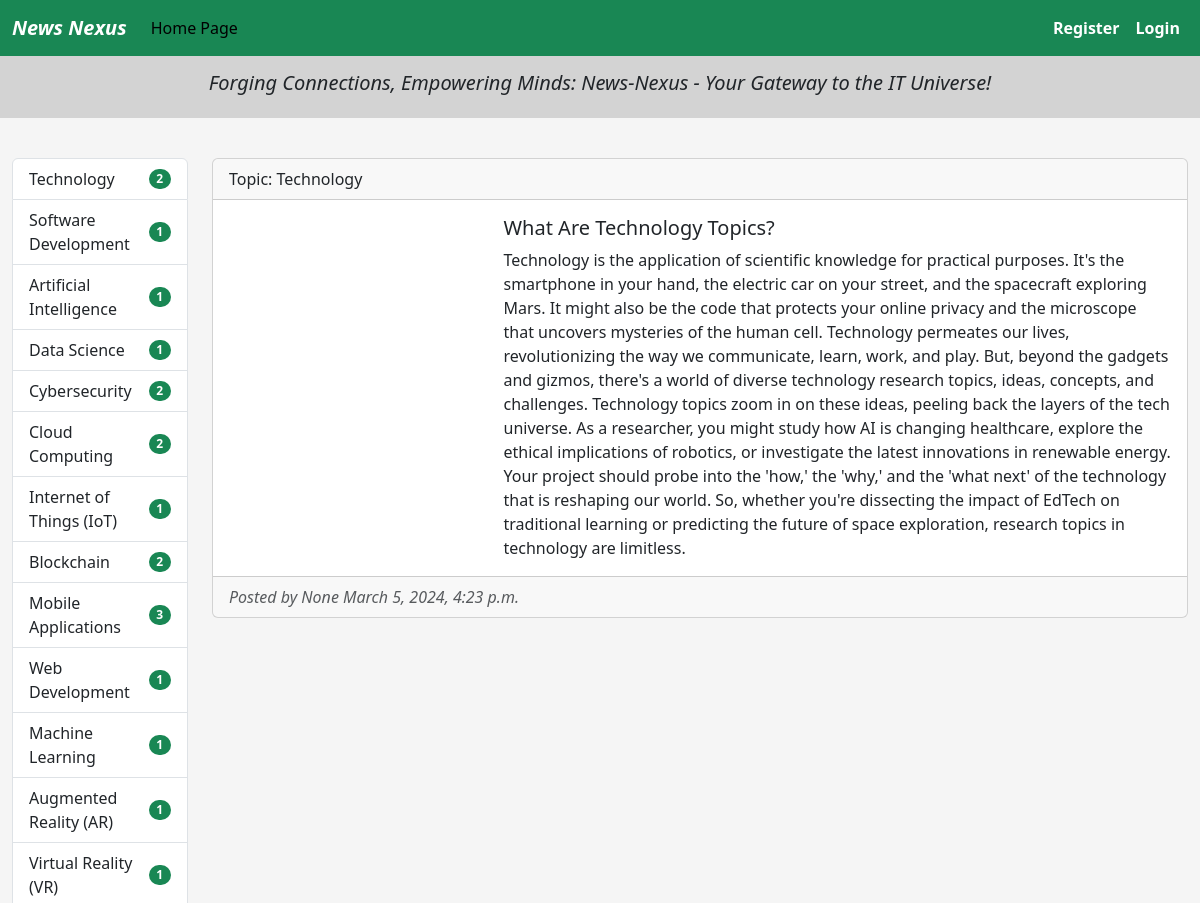
The page /newspaper/1/ (upper part) on the database as committed earlier.
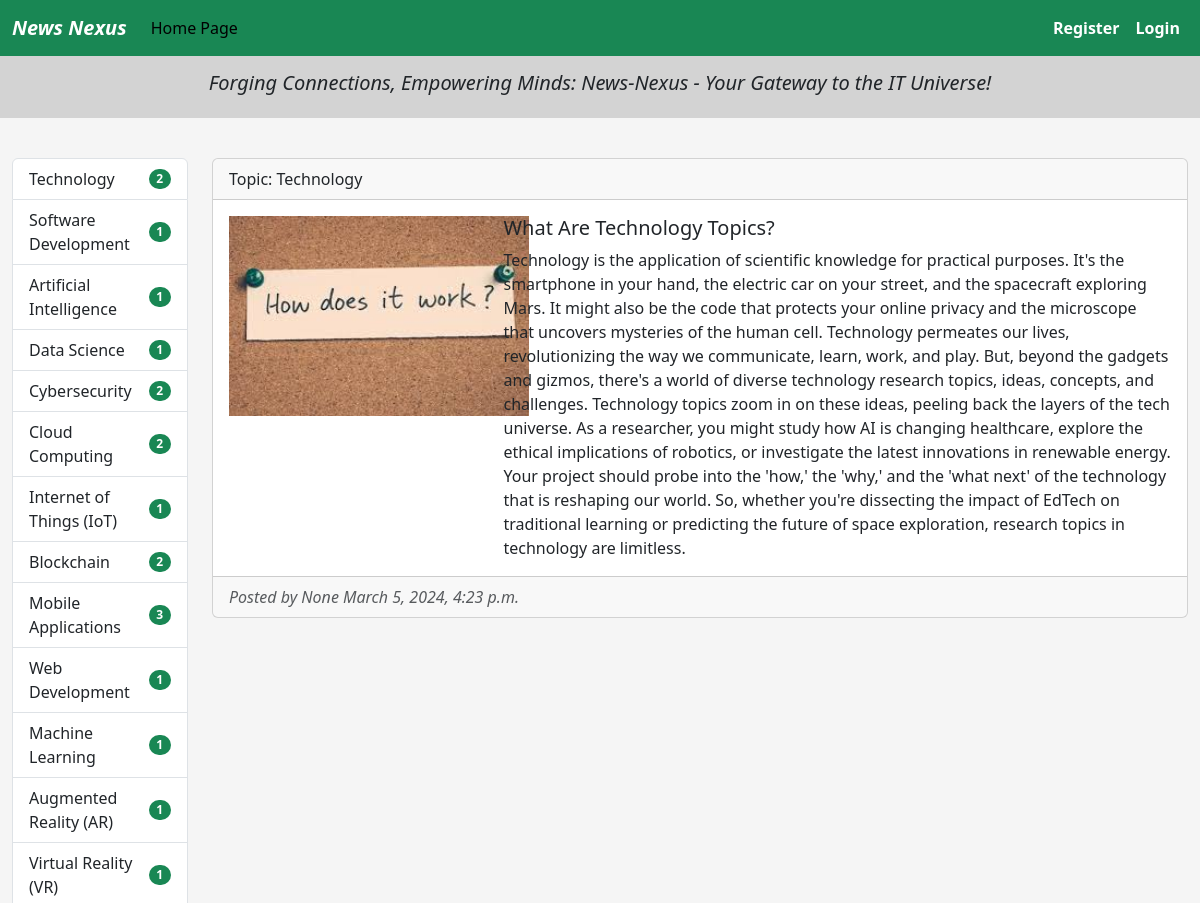
The same page on the database as committed later.
### newspaper_agency/models.py (models this page shows, shortened)
class Topic(models.Model):
    name = models.CharField(max_length=255, unique=True, db_index=True)
    class Meta:
        ordering = ("name",)
    def __str__(self) -> str:
        return self.name

class Newspaper(models.Model):
    title = models.CharField(max_length=255)
    content = models.TextField()
    published_date = models.DateTimeField(auto_now_add=True)
    photo = models.ImageField(upload_to="photos/%Y/%m/%d", blank=True)
    topic = models.ForeignKey(
        Topic,
        on_delete=models.CASCADE,
        related_name="newspapers"
    )
    publishers = models.ManyToManyField(
        settings.AUTH_USER_MODEL,
        related_name="newspapers"
    )
    class Meta:
        ordering = ("-published_date",)

### newspaper_agency/views.py (the view)
# urls.py: path("newspaper/<int:pk>/", NewspaperDetailView.as_view(), name="newspaper-detail"),
class NewspaperDetailView(DetailView):
    model = Newspaper
    template_name = "newspaper_agency/newspaper_detail.html"
    context_object_name = "newspaper"

### newspaper_agency/templatetags/newspaper_tags.py (called while the page is built)
@register.inclusion_tag('newspaper_agency/topics_list.html')
def show_topics():
    topics = Topic.objects.annotate(cnt=Count('newspapers'))
    return {'topics': topics}

### newspaper_agency/templates/newspaper_agency/newspaper_detail.html (shortened to what this page needs)
{% extends "base.html" %}
{% load crispy_forms_filters %}
{% block sidebar %}
  {% include "includes/sidebar.html" %}
{% endblock %}
{% block content %}
<div class="card mb-3">
  <div class="card-header">
    Topic: {{ newspaper.topic }}
  </div>
  <div class="card-body">
    <div class="row">
      <div class="col-md-3">
        {% if newspaper.photo %}
          <img src="{{ newspaper.photo.url }}" alt="" width="300" class="mr-3">
        {% else %}
          <img src="https://www.theforage.com/blog/wp-content/uploads/2022/12/how-many-work-hours-in-a-year.jpg"
               alt="" width="300" class="mr-3">
        {% endif %}
      </div>
      <div class="col-md-9" style="padding-left: 45px">
        <h5 class="card-title">{{ newspaper.title }}</h5>
        <p class="card-text">{{ newspaper.content }}</p>
      </div>
    </div>
  </div>
  <div class="card-footer text-body-secondary">
    <i>Posted by {{ newspaper.publishers.name }} {{ newspaper.published_date }}</i>
  </div>
</div>
{% endblock %}

### templates/base.html (shortened to what this page needs)
{% load static %}
<!DOCTYPE html>
<html lang="en">
<head>
  <link rel="stylesheet" href="{% static "bootstrap/css/bootstrap.min.css" %}">
  <link rel="stylesheet" href="{% static "css/styles.css" %}">
</head>
<body>
  {% block navbar %}
    {% include "includes/navbar.html" %}
  {% endblock %}
  <div style="text-align: center; background-color: lightgray; padding: 15px" >
    <h5><i>Forging Connections, Empowering Minds: News-Nexus - Your Gateway to the IT Universe!</i></h5>
  </div>
  <br>
  <div class="container-fluid mt-3">
    <div class="row">
      <div class="col-md-2">
        {% block sidebar %}SIDEBAR{% endblock %}
      </div>
      <div class="col-md-10">
        {% block content %}CONTTENT{% endblock %}
      </div>
    </div>
  </div>
</body>
<br>
</html>

### templates/includes/navbar.html (shortened to what this page needs)
<nav class="navbar navbar-expand-lg bg-success">
  <div class="container-fluid">
    <a class="navbar-brand"
       href="{% url "newspaper-agency:newspaper-home" %}"
       style="color: white">
      <strong><i>News Nexus</i></strong>
    </a>
    <div class="collapse navbar-collapse" id="navbarNav">
      <ul class="navbar-nav">
        <li class="nav-item">
          <a class="nav-link active" aria-current="page" href="{% url "newspaper-agency:newspaper-home" %}">Home Page</a>
        </li>
      </ul>
      <ul class="navbar-nav ms-auto">
        {% if request.user.is_authenticated %}
          <li class="nav-item">
            <a class="nav-link active"
               aria-current="page"
               href="{{ user.get_absolute_url }}"
               style="color: white">
              <strong>User: {{ user.get_username }}</strong>
            </a>
          </li>
          <li class="nav-item">
            <a class="nav-link active"
               aria-current="page"
               href="{% url 'newspaper-agency:logout' %}"
               style="color: darkred">
              <strong>Logout</strong>
            </a>
          </li>
        {% else %}
          <li class="nav-item">
            <a class="nav-link active"
               aria-current="page"
               href="{% url 'newspaper-agency:register' %}"
               style="color: white">
              <strong>Register</strong>
            </a>
          </li>
          <li class="nav-item">
            <a class="nav-link active"
               aria-current="page"
               href="{% url 'newspaper-agency:login' %}"
               style="color: white">
              <strong>Login</strong>
            </a>
          </li>
        {% endif %}
      </ul>
    </div>
  </div>
</nav>

### templates/includes/sidebar.html
{% load newspaper_tags %}
{% show_topics %}

### newspaper_agency/templates/newspaper_agency/topics_list.html
<div class="list-group">
  {% for topic in topics %}
    <a href="{% url 'newspaper-agency:get-topic-info' pk=topic.pk %}" class="list-group-item list-group-item-action d-flex justify-content-between align-items-center">
      {{ topic.name }}
      <span class="badge bg-success rounded-pill">{{ topic.cnt }}</span>
    </a>
  {% endfor %}
</div>

### news_nexus/static/css/styles.css (style rules this page uses)
body { background-color: whitesmoke; }
.navbar-nav .nav-link.active { color: black; }

Rows that differ between the two databases and show on the page:
changed Newspaper "What Are Technology Topics?": photo: picture added
